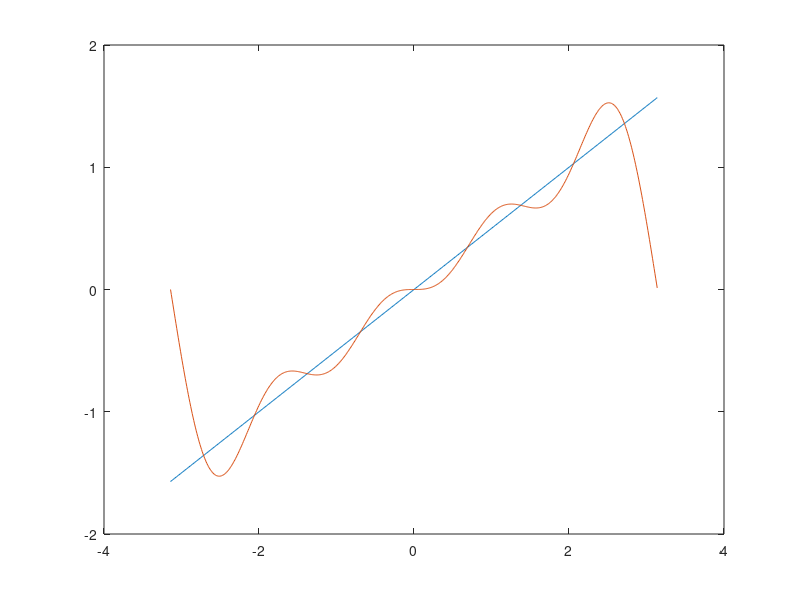
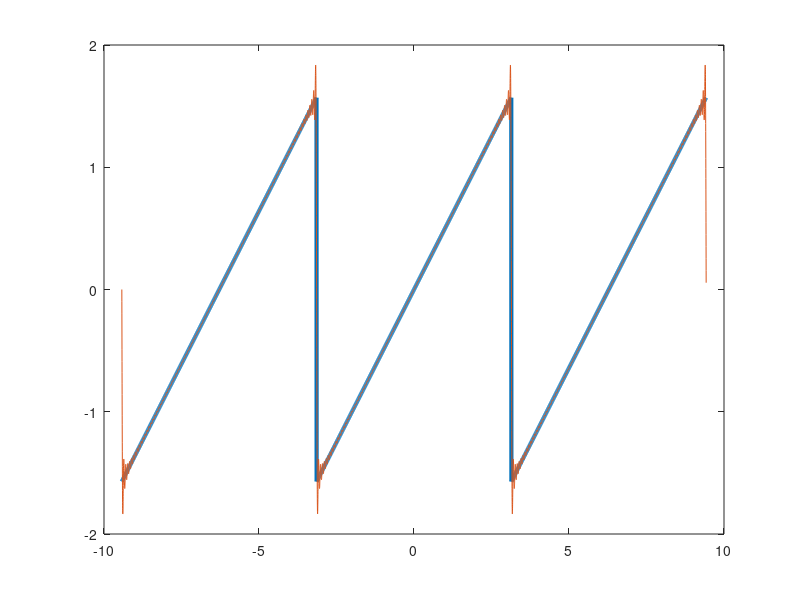

Here is the MATLAB script that generated these plots, in order:
clear all
close all

x = -pi:0.01:pi;
aproxsf = sin(x)-sin(2*x)/2+sin(3*x)/3-sin(4*x)/4;

aproxsf = 0;
for k = 1:4,
   aproxsf = aproxsf + (-1)^(k+1)*sin(k*x)/k;
end
plot(x,x/2,x,aproxsf) #,x+2*pi,x/2,x-2*pi,x/2)

xl = -3*pi:0.001:3*pi;
aproxsfxl = 0;
for k = 1:100,
   aproxsfxl = aproxsfxl + (-1)^(k+1)*sin(k*xl)/k;
end
figure
plot([x-2*pi x x+2*pi],[x/2 x/2 x/2],'linewidth',3,xl,aproxsfxl) #,x+2*pi,x/2,x-2*pi,x/2)
